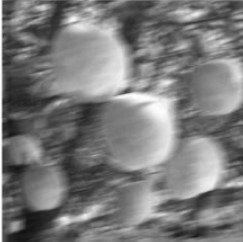
#> input picture python/work/test.jpg, 243 x 242 px; its folder holds only this picture in this run
$ python -i utils.py   (imports and definitions only)
#> lines starting #> are read from the running program, lines starting #| are printed output that depends on the picture
#> further down, picture is the input picture: shape (242, 243, 3); min 15, max 255, mean 122.5
'''
@Description:
@Author: Zhouyx
该文件用于存放一些标准化的函数
'''
import numpy as np
import cv2
import os
# [23 lines left out: function Imadjust, not called in this run]


def Histeq(img):
    img = cv2.cvtColor(img, cv2.COLOR_BGR2Lab)
#> img: shape (242, 243, 3); mean of channels 0, 1, 2 129.6, 128, 128
    img[:,:,0] = cv2.equalizeHist(img[:,:,0])
#> img: shape (242, 243, 3); mean of channels 0, 1, 2 128.3, 128, 128
    img = cv2.cvtColor(img, cv2.COLOR_Lab2BGR)
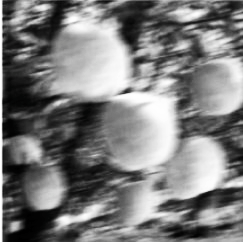
#> img: shape (242, 243, 3); mean B, G, R 123.6, 123.6, 123.6
    return img

# [32 lines left out: functions Adaphisteq, Conorm, load_images, not called in this run]

>>> import cv2
>>> picture = cv2.imread('../../../work/test.jpg')
>>> result = Histeq(picture)
